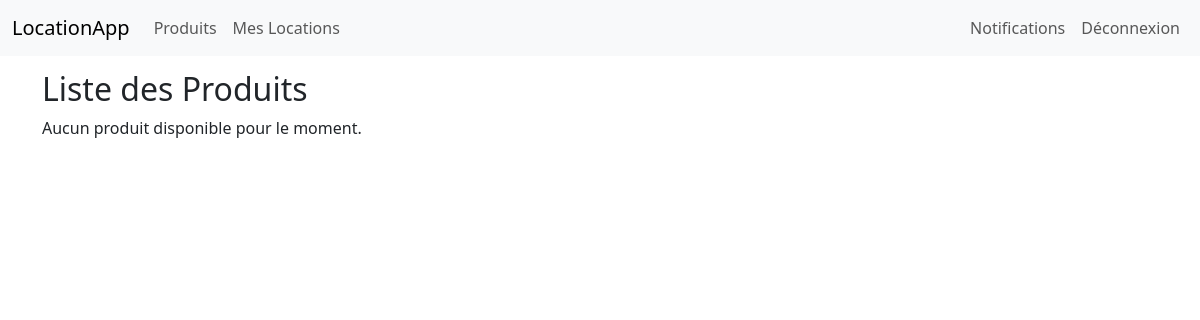
/products/ (signed in), run on an earlier commit of the app's database.
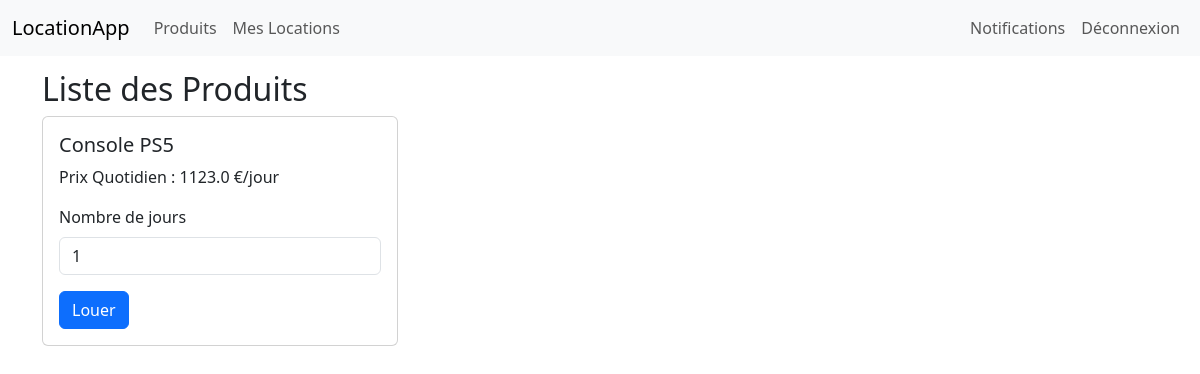
And on a later commit of the database.
### location_app/models.py (models this page shows, shortened)
class Product(db.Model):
    __tablename__ = 'products'
    id = db.Column(db.Integer, primary_key=True)
    name = db.Column(db.String(128), nullable=False)
    daily_price = db.Column(db.Float, default=0.0)
    avg_rating_product = db.Column(db.Float, default=0.0)  # Champ pour la moyenne des notes
    supplier_id = db.Column(db.Integer, db.ForeignKey('users.id'), nullable=False)  # Référence à l'utilisateur fournisseur
    rentals = db.relationship('Rental', back_populates='product', lazy=True)
    supplier = db.relationship('User', back_populates='products')  # Relation vers le fournisseur

### location_app/products/routes.py (the view)
@products_bp.route('/')
@login_required
def list_products():
    if current_user.role == 'supplier':
        products = Product.query.filter_by(supplier_id=current_user.id).all()
    elif current_user.role == 'admin' or current_user.role == 'client':
        products = Product.query.all()
    else:
        flash('Accès refusé.', 'danger')
        return redirect(url_for('main.home'))
    return render_template('products/product.html', products=products)

### location_app/models.py (called while the page is built)
@login.user_loader
def load_user(user_id):
    return User.query.get(int(user_id))

### location_app/templates/products/product.html (shortened to what this page needs)
{% extends "base.html" %}
{% block content %}
    <h2>Liste des Produits</h2>
    {% if products %}
        <div class="row">
            {% for product in products %}
                <div class="col-md-4">
                    <div class="card mb-4">
                        <div class="card-body">
                            <h5 class="card-title">{{ product.name }}</h5>
                            <p class="card-text">Prix Quotidien : {{ product.daily_price }} €/jour</p>
                            {% if current_user.role == 'client' %}
                                <form method="POST" action="{{ url_for('rentals.rent_product', product_id=product.id) }}">
                                    <div class="mb-3">
                                        <label for="days_{{ product.id }}" class="form-label">Nombre de jours</label>
                                        <input type="number" name="days" id="days_{{ product.id }}" class="form-control" value="1" min="1" required>
                                    </div>
                                    <button type="submit" class="btn btn-primary">Louer</button>
                                </form>
                            {% endif %}
                        </div>
                    </div>
                </div>
            {% endfor %}
        </div>
    {% else %}
        <p>Aucun produit disponible pour le moment.</p>
    {% endif %}
{% endblock %}

What changed in the data, as far as the page shows it:
added Product: name "Console PS5", daily_price "1123.0", days "1"
Also different on the page:
text no longer shown: "Aucun produit disponible pour le moment."
